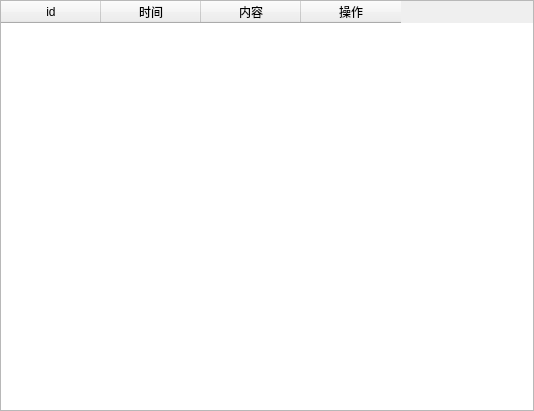
<?xml version="1.0" encoding="UTF-8"?>
<ui version="4.0">
 <class>RbMsgDialog</class>
 <widget class="QDialog" name="RbMsgDialog">
  <property name="geometry">
   <rect>
    <x>0</x>
    <y>0</y>
    <width>534</width>
    <height>411</height>
   </rect>
  </property>
  <property name="windowTitle">
   <string>SimLaparo</string>
  </property>
  <layout class="QVBoxLayout" name="verticalLayout">
   <property name="spacing">
    <number>0</number>
   </property>
   <property name="leftMargin">
    <number>0</number>
   </property>
   <property name="topMargin">
    <number>0</number>
   </property>
   <property name="rightMargin">
    <number>0</number>
   </property>
   <property name="bottomMargin">
    <number>0</number>
   </property>
   <item>
    <widget class="QTableWidget" name="tableWidget">
     <column>
      <property name="text">
       <string>id</string>
      </property>
     </column>
     <column>
      <property name="text">
       <string>时间</string>
      </property>
     </column>
     <column>
      <property name="text">
       <string>内容</string>
      </property>
     </column>
     <column>
      <property name="text">
       <string>操作</string>
      </property>
     </column>
    </widget>
   </item>
  </layout>
 </widget>
 <resources/>
 <connections/>
</ui>
